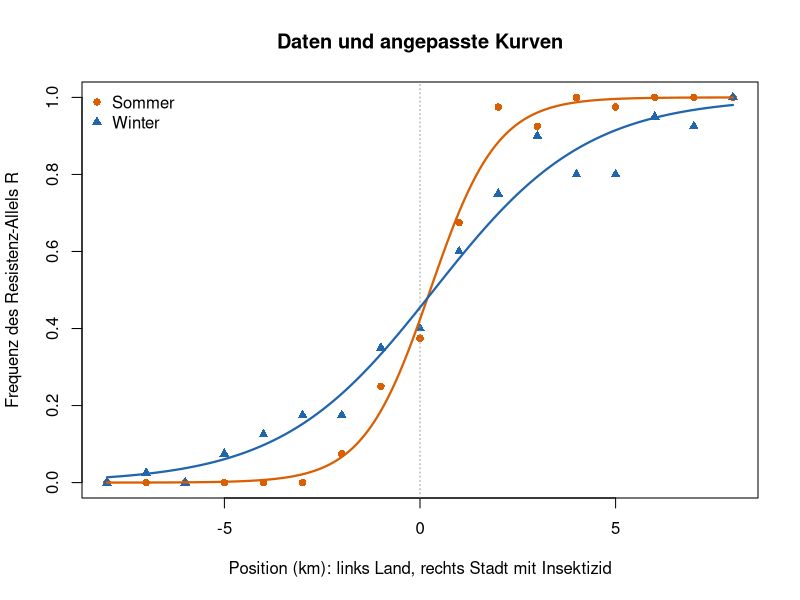
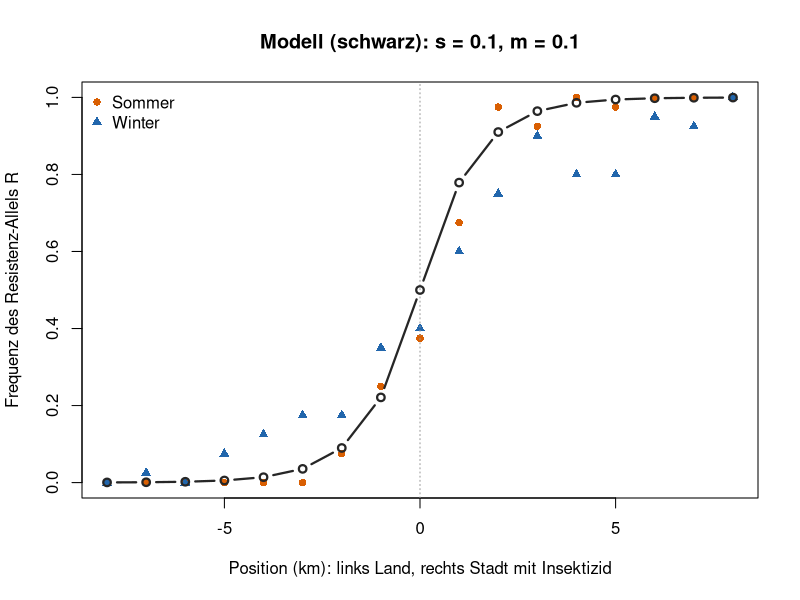
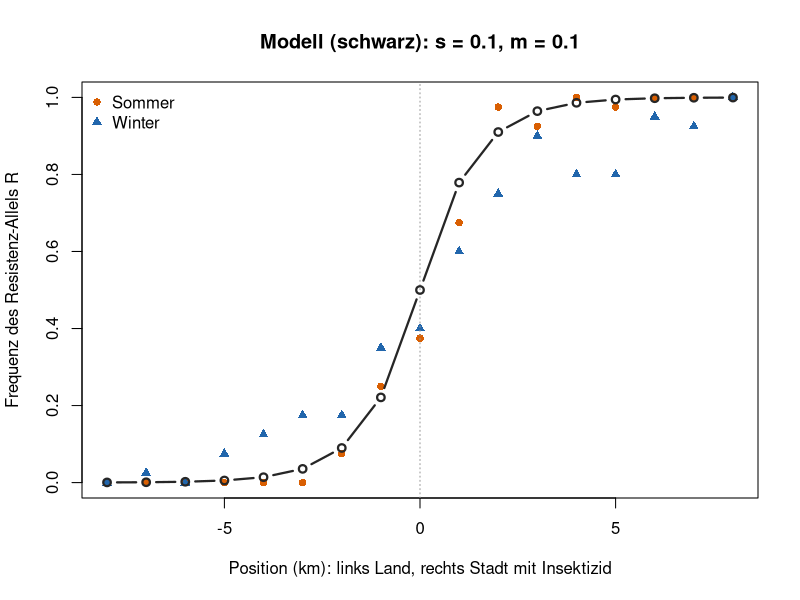
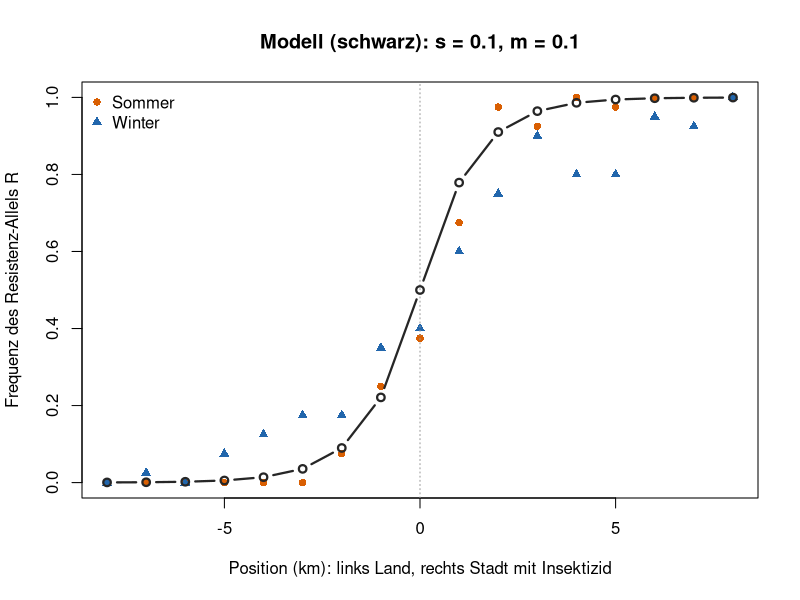

The R script that drew these images, in order:
# Woche 8 — Notebook · Checkpoint B (nur R, base R)
# Sommer und Winter: eine Resistenz-Cline bei Stechmuecken
# In RStudio: Working Directory = weeks/week-08, dann Source.
# Kein Programmieren: nur ausfuehren und im Teil 2 eine Zahl aendern.
#
# Rund um Montpellier wurde gegen Stechmuecken Insektizid gespritzt, auf dem
# Land nicht. In der Stadt ist das Resistenz-Allel R im Vorteil, auf dem
# Land kostet es etwas. Die Muecken fliegen hin und her.
#
# Entlang eines Transekts von 17 Stellen wurde der Anteil von R gemessen —
# einmal im Sommer, einmal im Winter. Die beiden Kurven sehen verschieden
# aus.
#
# Ihr Auftrag (kein Programmieren, nur Code ausfuehren und eine Zahl
# aendern):
#
# 1. Abbildung 1: Sommer und Winter mit angepassten Kurven. Was ist im
#    Winter anders?
# 2. Abbildung 2: Im Modell eine Zahl aendern, bis die Winter-Kurve passt —
#    einmal s kleiner, einmal m groesser.
# 3. Erklaeren Sie der Assistenz in 1–2 Minuten mit einer Abbildung: Warum
#    sieht der Winter anders aus?

# ===========================================================================
# 0 · Daten und Funktionen (einfach ausfuehren)
# ===========================================================================

# Position in km: links (x < 0) Land ohne Insektizid, rechts (x > 0) Stadt mit Insektizid
x <- seq(-8, 8, by = 1)
n <- 40   # typisierte Allele pro Stelle

# Anzahl Resistenz-Allele R pro Stelle (Daten: TAs)
k_sommer <- c(0, 0, 0, 0, 0, 0, 3, 10, 15, 27, 39, 37, 40, 39, 40, 40, 40)
k_winter <- c(0, 1, 0, 3, 5, 7, 7, 14, 16, 24, 30, 36, 32, 32, 38, 37, 40)

sommer <- data.frame(x = x, p = k_sommer / n)
winter <- data.frame(x = x, p = k_winter / n)

# --- Hilfsfunktionen (nicht veraendern) ---

farben <- c(Sommer = "#d95f02", Winter = "#2166ac")

# Logistische Kurve: c = Zentrum (p = 0.5), b = Steilheit, Breite = 4 / b
logistisch <- function(x, c, b) 1 / (1 + exp(-b * (x - c)))

passe_an <- function(d) {
  nls(p ~ logistisch(x, c, b), data = d, start = list(c = 0, b = 1))
}

zeige_clines <- function(main = "Resistenz entlang des Transekts") {
  plot(sommer$x, sommer$p, pch = 16, col = farben["Sommer"], ylim = c(0, 1),
       xlab = "Position (km): links Land, rechts Stadt mit Insektizid",
       ylab = "Frequenz des Resistenz-Allels R", main = main)
  points(winter$x, winter$p, pch = 17, col = farben["Winter"])
  abline(v = 0, lty = 3, col = "grey60")
  legend("topleft", c("Sommer", "Winter"), pch = c(16, 17),
         col = farben, bty = "n")
}

vergleiche_clines <- function() {
  fit_s <- passe_an(sommer)
  fit_w <- passe_an(winter)
  zeige_clines(main = "Daten und angepasste Kurven")
  x_fein <- seq(-8, 8, length.out = 200)
  lines(x_fein, predict(fit_s, data.frame(x = x_fein)),
        col = farben["Sommer"], lwd = 2.2)
  lines(x_fein, predict(fit_w, data.frame(x = x_fein)),
        col = farben["Winter"], lwd = 2.2)
  tab <- rbind(Sommer = coef(fit_s), Winter = coef(fit_w))
  data.frame(zentrum_km = round(tab[, "c"], 1),
             breite_km  = round(4 / tab[, "b"], 1))
}

# Modell wie Woche 7, aber 17 Stellen in einer Reihe:
# 1. Selektion lokal: in der Stadt ist R besser, auf dem Land A
# 2. Migration: Anteil m/2 fliegt zu jeder Nachbarstelle
selektionsschritt <- function(p, w) {
  q <- 1 - p
  w_quer <- p^2 * w[1] + 2 * p * q * w[2] + q^2 * w[3]
  (p^2 * w[1] + p * q * w[2]) / w_quer
}

simuliere_cline <- function(s, m, generationen = 3000) {
  p <- rep(0.5, length(x))
  for (t in seq_len(generationen)) {
    for (i in seq_along(x)) {
      w <- if (x[i] > 0) c(1 + s, 1 + s / 2, 1) else c(1, 1 + s / 2, 1 + s)
      if (x[i] == 0) w <- c(1, 1, 1)
      p[i] <- selektionsschritt(p[i], w)
    }
    links  <- c(p[1], p[-length(p)])
    rechts <- c(p[-1], p[length(p)])
    p <- (1 - m) * p + m / 2 * links + m / 2 * rechts
  }
  p
}

zeige_modell <- function(s, m) {
  zeige_clines(main = paste0("Modell (schwarz): s = ", s, ", m = ", m))
  lines(x, simuliere_cline(s, m), col = "grey15", lwd = 2.2, type = "b",
        pch = 1)
}

# ===========================================================================
# 1 · Abbildung 1: Sommer und Winter
# ===========================================================================
# Die Punkte sind die Messungen. Die Linien sind logistische Kurven, die R
# an die Punkte anpasst. Zwei Zahlen fassen eine Kurve zusammen:
#
# - Zentrum: wo die Frequenz 0.5 ist,
# - Breite: wie lang der Uebergang vom Land zur Stadt ist.

print(vergleiche_clines())

# F1: Was ist an der Winter-Kurve anders: das Zentrum, die Breite oder beides?

# ===========================================================================
# 2 · Abbildung 2: Selektion oder Migration?
# ===========================================================================
# Das Modell ist dasselbe wie in Woche 7 — nur mit 17 Stellen in einer Reihe
# statt zwei Habitaten:
#
# - s = Selektion: wie stark R in der Stadt hilft (und auf dem Land
#    schadet),
# - m = Migration: wie viele Muecken pro Generation zur Nachbarstelle
#    fliegen.
#
# Mit s = 0.1 und m = 0.1 passt das Modell zum Sommer. Aendern Sie fuer den
# Winter jeweils nur eine Zahl.

zeige_modell(s = 0.1, m = 0.1)   # Sommer
zeige_modell(s = 0.1, m = 0.1)   # Versuch A: nur s kleiner machen
zeige_modell(s = 0.1, m = 0.1)   # Versuch B: nur m groesser machen

# F2: Welche Aenderung im Modell erzeugt die Winter-Kurve: s kleiner oder m
# groesser? Klappt beides?

# ===========================================================================
# 3 · Ihre Erklaerung
# ===========================================================================
# F3: Was ist biologisch plausibler? Tipp: Was passiert im Winter mit dem
# Insektizid — und fliegen Muecken im Winter mehr?
#
# Woche 7: Fuer das Gleichgewicht zaehlte vor allem das Verhaeltnis m/s.
#
# Fuer das Gespraech (1-2 Minuten): eine Abbildung zeigen und drei Saetze
# sagen — was ist anders, welche Aenderung im Modell passt, warum ist das
# biologisch plausibel.
